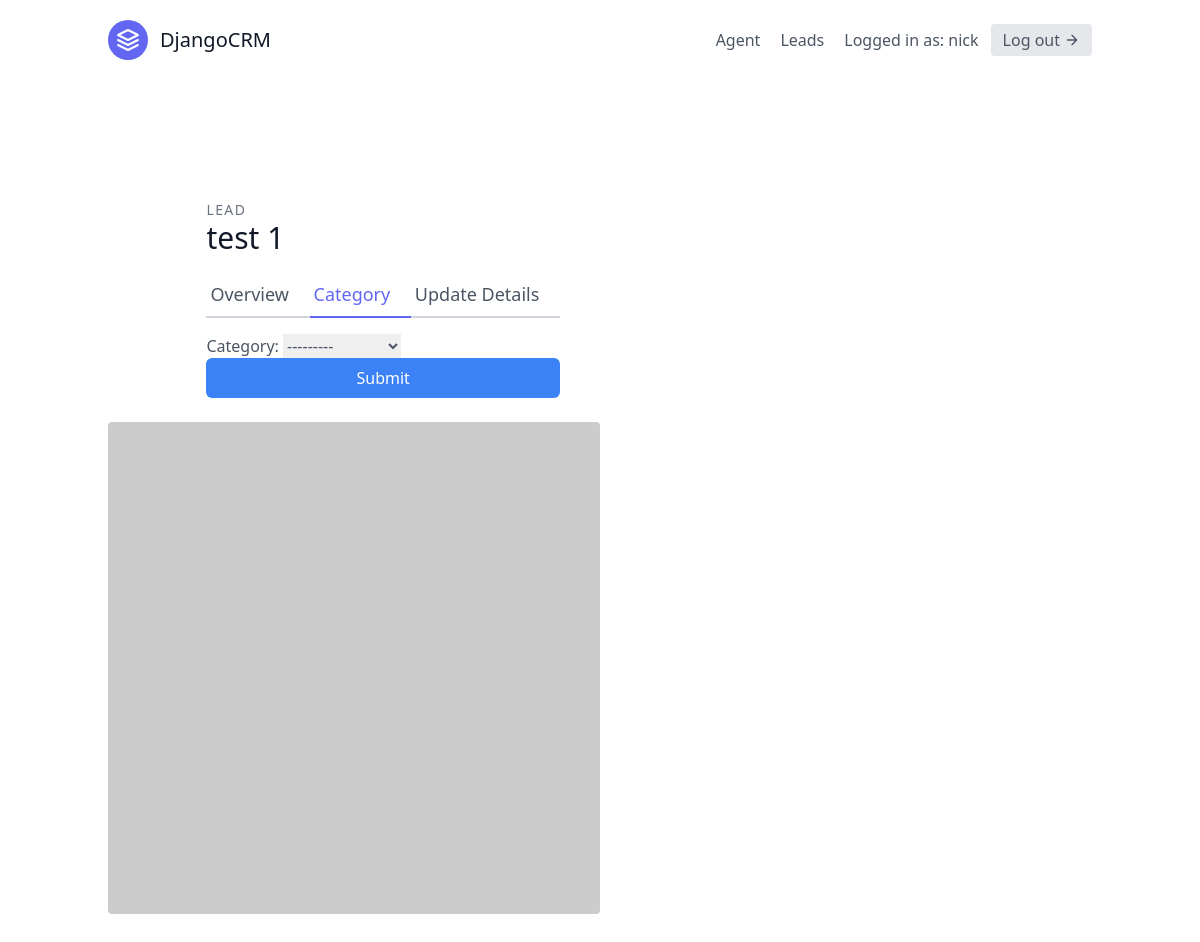
Page /website/1/category/ (signed in) on the earlier database version.
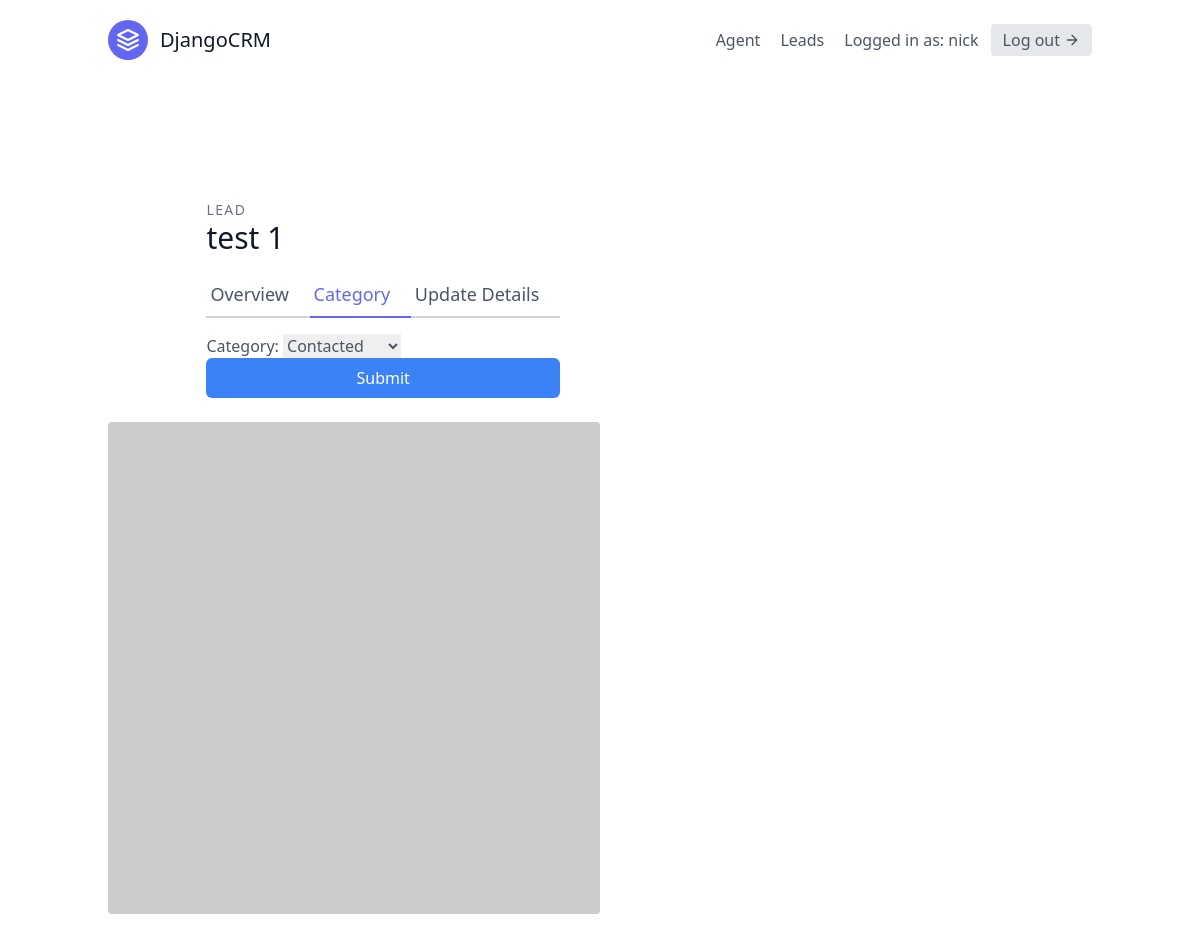
Same page on the later database version.
### website/models.py (models this page shows, shortened)
class User(AbstractUser):
    is_organiser = models.BooleanField(default=True)  # just for setting the permissions
    is_agent = models.BooleanField(default=False)

class Lead(models.Model):
    first_name = models.CharField(max_length=20)
    last_name = models.CharField(max_length=20)
    age = models.IntegerField(default=0)
    organisation = models.ForeignKey(UserProfile, on_delete=models.CASCADE)
    agent = models.ForeignKey("Agent", null=True, blank=True, on_delete=models.SET_NULL)  # every lead have just 1 agent
    category = models.ForeignKey("Category", related_name="leads", null=True, blank=True, on_delete=models.SET_NULL)
    date_added = models.DateTimeField(auto_now_add=True)
    email = models.EmailField()
    phone_number = models.CharField(max_length=20)
    description = models.TextField()

### website/views.py (the view, shortened to what this page needs)
# urls.py: path('<int:pk>/category/', LeadCategoryUpdateView.as_view(), name='lead-category-update'),
class LeadCategoryUpdateView(LoginRequiredMixin, generic.UpdateView):
    template_name = "website/lead_category_update.html"
    form_class = LeadCategoryUpdateForm
    def get_queryset(self):
        user = self.request.user
        if user.is_organiser:  # checking if the organiser
            queryset = Lead.objects.filter(organisation=user.userprofile)  # checking the organisation by userprofile
        else:
            queryset = Lead.objects.filter(organisation=user.agent.organisation)  # if we are an agents
            queryset = queryset.filter(agent__user=user)
        return queryset

### website/forms.py
class LeadCategoryUpdateForm(forms.ModelForm):
    class Meta:
        model = Lead
        fields = (
            'category',
        )

### website/models.py (called while the page is built)
    def __str__(self):
        return self.name

### templates/website/lead_category_update.html (shortened to what this page needs)
{% extends "base.html" %}
{% load tailwind_filters %}
{% block content %}
    <section class="text-gray-600 body-font overflow-hidden">
        <div class="container px-5 py-24 mx-auto">
            <div class="lg:w-4/5 mx-auto flex flex-wrap">
                <div class="lg:w-1/2 w-full lg:pr-10 lg:py-6 mb-6 lg:mb-0">
                <h2 class="text-sm title-font text-gray-500 tracking-widest">LEAD</h2>
                <h1 class="text-gray-900 text-3xl title-font font-medium mb-4">{{ lead.first_name }} {{ lead.last_name }}</h1>
                <div class="flex mb-4">
                    <a href="{% url 'website:lead-detail' lead.pk %}" class="flex-grow border-b-2 border-gray-300 py-2 text-lg px-1">
                      Overview
                    </a>
                    <a class="flex-grow text-indigo-500 border-b-2 border-indigo-500 py-2 text-lg px-1">
                      Category
                    </a>
                    <a href="{% url 'website:lead-update' lead.pk %}" class="flex-grow border-b-2 border-gray-300 py-2 text-lg px-1">
                      Update Details
                    </a>
                </div>
                <form method="post">
                    {{ form|crispy }}
                    <button type="submit" class="text-white w-full bg-blue-500 hover:bg-blue-600 px-3 py-2 rounded-md">
                        Submit
                    </button>
                </form>
                </div>
            </div>
          <img alt="ecommerce" class="lg:w-1/2 w-full lg:h-auto h-64 object-cover object-center rounded" src="https://dummyimage.com/400x400">
        </div>
    </section>
{% endblock content %}

### templates/base.html (shortened to what this page needs)
{% load static %}
<!DOCTYPE html>
<html lang="en">
<head>
    <link href="{% static 'css/style.css' %}" rel="stylesheet"/>
    <script src="https://cdn.tailwindcss.com"></script>
</head>
<body>
    <div class="max-w-7xl mx-auto">
        {% include 'navbar.html' %}
        {% block content %}
        {% endblock content %}
    </div>
</body>
</html>

### templates/navbar.html (shortened to what this page needs)
<header class="text-gray-600 body-font">
    <div class="container mx-auto flex flex-wrap p-5 flex-col md:flex-row items-center">
        <a class="flex title-font font-medium items-center text-gray-900 mb-4 md:mb-0">
          <svg xmlns="http://www.w3.org/2000/svg" fill="none" stroke="currentColor" stroke-linecap="round" stroke-linejoin="round" stroke-width="2" class="w-10 h-10 text-white p-2 bg-indigo-500 rounded-full" viewBox="0 0 24 24">
            <path d="M12 2L2 7l10 5 10-5-10-5zM2 17l10 5 10-5M2 12l10 5 10-5"></path>
          </svg>
          <span class="ml-3 text-xl">DjangoCRM</span>
        </a>
        <nav class="md:ml-auto flex flex-wrap items-center text-base justify-center">
            {% if not request.user.is_authenticated %}
                <a href="{% url 'signup' %}" class="mr-5 hover:text-gray-900">
                    Sign Up
                </a>
            {% else %}
                {% if request.user.is_organiser %}
                    <a href="{% url "agents:agent-list" %}" class="mr-5 hover:text-gray-900">
                        Agent
                    </a>
                {% endif %}
                <a href="{% url "website:lead-list" %}" class="mr-5 hover:text-gray-900">
                    Leads
                </a>
            {% endif %}
        </nav>
        {% if request.user.is_authenticated %}
            Logged in as: {{ request.user.username }}
            <a href="{% url 'logout' %}" class="ml-3 inline-flex items-center bg-gray-200 border-0 py-1 px-3 focus:outline-none hover:bg-gray-300 rounded text-base mt-4 md:mt-0">
                Log out
                <svg fill="none" stroke="currentColor" stroke-linecap="round" stroke-linejoin="round" stroke-width="2" class="w-4 h-4 ml-1" viewBox="0 0 24 24">
                    <path d="M5 12h14M12 5l7 7-7 7"></path>
                </svg>
            </a>
        {% endif %}
    </div>
</header>

Differences in the rows shown:
changed Lead "test": category "---------" → "Contacted"
